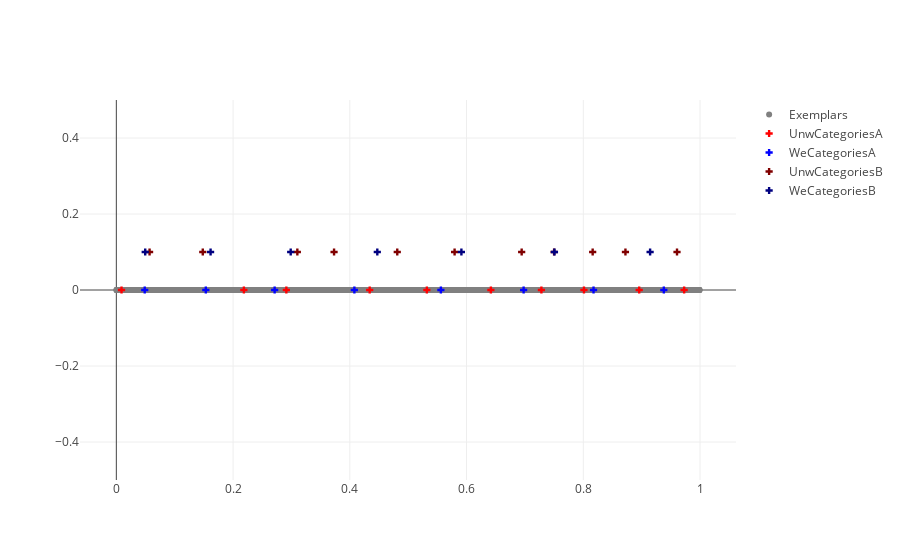

Notebook cell for this chart:
### Markdown cell above
## Simulation2 with random instances: Order effects

Here, we generate random input instances for both problems to compare both. Each time you run the code cell below you generate $N$ raw inputs. The order of that sequence of inputs is randomized to generate two inputs where only the order is different. This is just an example use care to see if there is a qualitative difference between the two theories w.r.t. sensitivity to order effects.

### Code cell
val numberOfPhonemes = 2000
val phonemeInputsA = List.tabulate(numberOfPhonemes)(_ => Random.nextDouble)
val phonemeInputsB = Random.shuffle(phonemeInputsA)
val threshold = 0.1
val initialCategorization = Set(0.5) // or Set() or Set(0.25, 0.75) ...
val emptyExemplars = initialCategorization.map(_ -> List()).toMap

val outputUnwA: CategoriesAndExemplars = multiPhonemeCategorizationUnw(
    phonemeInputsA,
    threshold,
    initialCategorization,
    exemplars = emptyExemplars
)
val outputUnwB: CategoriesAndExemplars = multiPhonemeCategorizationUnw(
    phonemeInputsB,
    threshold,
    initialCategorization,
    exemplars = emptyExemplars
)
val outputWeA: CategoriesAndExemplars = multiPhonemeCategorizationWe(
    phonemeInputsA,
    threshold,
    initialCategorization,
    exemplars = emptyExemplars
)
val outputWeB: CategoriesAndExemplars = multiPhonemeCategorizationWe(
    phonemeInputsB,
    threshold,
    initialCategorization,
    exemplars = emptyExemplars
)

// The code below plots the data in a simple figure.
val data = Seq(
    Scatter(
        phonemeInputsA,
        phonemeInputsA.map(_ => 0), // hack to plot on a 1D line
        mode = ScatterMode(ScatterMode.Markers),
        marker = Marker().withColor(Color.StringColor("grey"))
    ).withName("Exemplars"),
    Scatter(
        outputUnwA.categories.toList,
        outputUnwA.categories.toList.map(_ => 0), // hack to plot on a 1D line
        mode = ScatterMode(ScatterMode.Markers),
        marker = Marker(symbol = Symbol.Cross()).withColor(Color.StringColor("red"))
    ).withName("UnwCategoriesA"),
    Scatter(
        outputWeA.categories.toList,
        outputWeA.categories.toList.map(_ => 0), // hack to plot on a second 1D line
        mode = ScatterMode(ScatterMode.Markers),
        marker = Marker(symbol = Symbol.Cross()).withColor(Color.StringColor("blue"))
    ).withName("WeCategoriesA"),
    Scatter(
        outputUnwB.categories.toList,
        outputUnwB.categories.toList.map(_ => 0.1), // hack to plot on a 1D line
        mode = ScatterMode(ScatterMode.Markers),
        marker = Marker(symbol = Symbol.Cross()).withColor(Color.RGB(128,0,0))
    ).withName("UnwCategoriesB"),
    Scatter(
        outputWeB.categories.toList,
        outputWeB.categories.toList.map(_ => 0.1), // hack to plot on a second 1D line
        mode = ScatterMode(ScatterMode.Markers),
        marker = Marker(symbol = Symbol.Cross()).withColor(Color.RGB(0,0,128))
    ).withName("WeCategoriesB")
)

plot(data, Layout().withYaxis(Axis().withRange(Range.Doubles(-0.5,0.5))))


val fileID = Random.nextLong.abs

val fileResultsWriter = new PrintWriter(new File(s"f$fileID-phonemes1D-order-results.json"))

fileResultsWriter.write(
    pretty(
        render(
            ("simulationA" -> 
                toJson(
                    numberOfPhonemes,
                    threshold,
                    initialCategorization,
                    phonemeInputsA,
                    outputUnwA,
                    outputWeA
                )
            ) ~
            ("simulationB" -> 
                 toJson(
                    numberOfPhonemes,
                    threshold,
                    initialCategorization,
                    phonemeInputsB,
                    outputUnwB,
                    outputWeB
                 )
            )
        )
    )
)

fileResultsWriter.close()

### Figure 1 — Plotly figure (JSON) as saved in the notebook; plotly's stock layout.template omitted (floating-point values rounded to 4 significant figures; data arrays with more than 128 entries replaced by an {"elided": "..."} marker saying what was removed)
{"data": [{"marker": {"color": "grey"}, "mode": "markers", "name": "Exemplars", "type": "scatter", "x": {"elided": "2000 float values"}, "y": {"elided": "2000 int values"}}, {"marker": {"color": "red", "symbol": "cross"}, "mode": "markers", "name": "UnwCategoriesA", "type": "scatter", "x": [0.9728, 0.4341, 0.2913, 0.00892, 0.6417, 0.8958, 0.532, 0.7282, 0.8011, 0.2185], "y": [0, 0, 0, 0, 0, 0, 0, 0, 0, 0]}, {"marker": {"color": "blue", "symbol": "cross"}, "mode": "markers", "name": "WeCategoriesA", "type": "scatter", "x": [0.938, 0.1533, 0.4078, 0.8175, 0.04863, 0.2712, 0.556, 0.6978], "y": [0, 0, 0, 0, 0, 0, 0, 0]}, {"marker": {"color": "rgb(128, 0, 0)", "symbol": "cross"}, "mode": "markers", "name": "UnwCategoriesB", "type": "scatter", "x": [0.1481, 0.9605, 0.4813, 0.373, 0.05696, 0.5795, 0.8722, 0.6944, 0.3101, 0.816, 0.75], "y": [0.1, 0.1, 0.1, 0.1, 0.1, 0.1, 0.1, 0.1, 0.1, 0.1, 0.1]}, {"marker": {"color": "rgb(0, 0, 128)", "symbol": "cross"}, "mode": "markers", "name": "WeCategoriesB", "type": "scatter", "x": [0.4471, 0.9145, 0.1615, 0.5912, 0.04948, 0.2987, 0.7506], "y": [0.1, 0.1, 0.1, 0.1, 0.1, 0.1, 0.1]}], "layout": {"autosize": true, "xaxis": {"autorange": true, "range": [-0.06482, 1.064], "type": "linear"}, "yaxis": {"range": [-0.5, 0.5], "type": "linear"}}}
